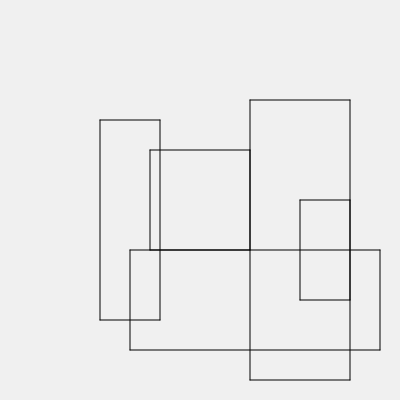
Frame 1 (no input)
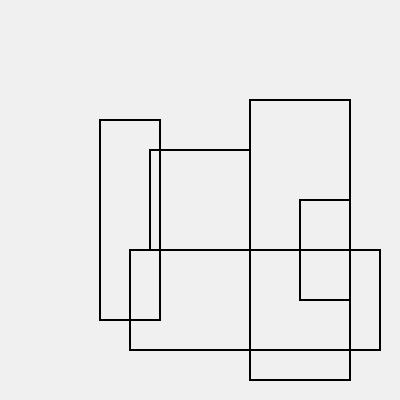
Frame 60 (no input)
Frame 120 (the mouse pressed at the canvas centre since frame 60): identical to frame 60, image omitted

The p5.js sketch that drew these frames (run headless with seeded random() and noise() and a simulated clock; from frame 60 on, the mouse is pressed at the canvas centre):

// p5.js sketch
// ── sketch.js
function setup() {
  createCanvas(400, 400);
  background(240);
  noFill();
}

function draw() {
  customRect(150, 150, 100, 100);
  customRect(100, 120, 60, 200);
  customRect(130, 250, 250, 100);
  customRect(300, 200, 50, 100);
  customRect(250, 100, 100, 280);
}

function customRect(xPos, yPos, rectWidth, rectHeight) {
  line(xPos, yPos, xPos+rectWidth, yPos);
  line(xPos, yPos, xPos, yPos+rectHeight);
  line(xPos+rectWidth, yPos, xPos+rectWidth, yPos+rectHeight);
  line(xPos, yPos+rectHeight, xPos+rectWidth, yPos+rectHeight);
}
